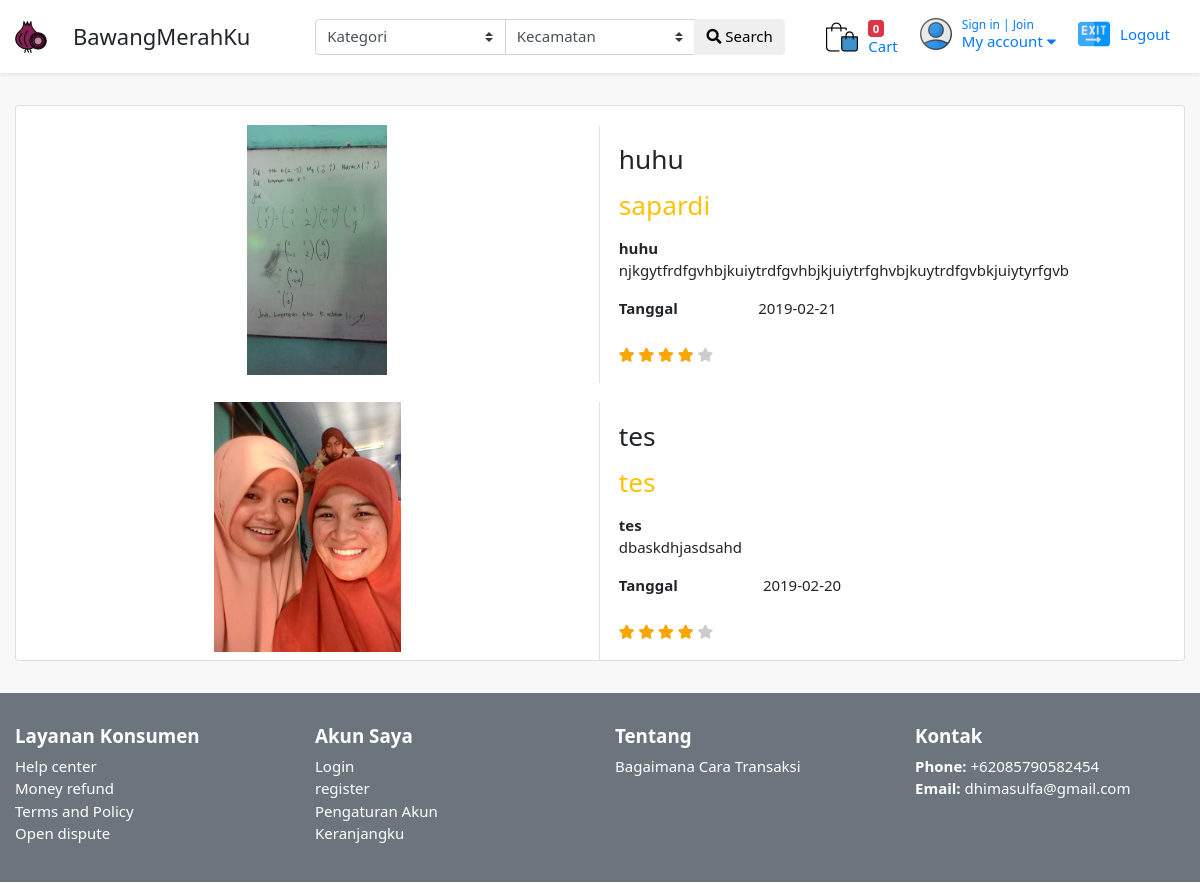
Page /index.php/tengkulak/news on the committed database.
### tables this page shows
CREATE TABLE `news` (
  `news_id` int(11) NOT NULL,
  `news_judul` varchar(255) NOT NULL,
  `news_deskripsi` text NOT NULL,
  `news_tgl` date NOT NULL,
  `news_penulis` varchar(100) NOT NULL,
  `news_gambar` varchar(255) NOT NULL
);

### application/controllers/tengkulak/News.php (called while the page is built, shortened)
<?php
class News extends CI_Controller {
    public function __construct()
    {
        $this->load->model("tengkulak_model");
        $this->load->library('form_validation');
    }
    public function index()
    {
        $data["news"] = $this->tengkulak_model->getAll('news');
        $this->load->view("tengkulak/news", $data);
    }
}

### index.php (called while the page is built, shortened)
<?php
require_once BASEPATH.'core/CodeIgniter.php';

### application/models/Tengkulak_model.php (called while the page is built, shortened)
<?php defined('BASEPATH') OR exit('No direct script access allowed');
class Tengkulak_model extends CI_Model
{
    public function getAll($table)
    {
        return $this->db->get($table)->result();
    }
}

### application/views/tengkulak/news.php (the view, shortened to what this page needs)
<section class="section-content padding-y bg">
<div class="container">
<div class="card">
	<div class="card-body">
	<?php foreach ($news as $nw): ?>
	<div class="row no-gutters">
		<aside class="col-sm-6 border-right">
<article class="gallery-wrap">
<aside class="col-sm-12">
	<div class="img-wrap"><img src="<?php echo base_url('/upload/product/').$nw->news_gambar ?>" height="250"></div>
</aside>
</article>
		</aside>
		<aside class="col-sm-6">
	<article class="card-body">
	<h3 class="title mb-3"><?php echo $nw->news_judul ?> </h3>
<div class="mb-3">
	<var class="price h3 text-warning">
		<span class="currency"></span><span class="num"><?php echo $nw->news_penulis ?></span>
	</var>
</div>
<dl>
  <dt><?php echo $nw->news_judul ?></dt>
  <dd><p><?php echo $nw->news_deskripsi ?> </p></dd>
</dl>
<dl class="row">
  <dt class="col-sm-3">Tanggal</dt>
  <dd class="col-sm-9"><?php echo $nw->news_tgl ?></dd>
</dl>
<div class="rating-wrap">
	<ul class="rating-stars">
		<li style="width:80%" class="stars-active">
			<i class="fa fa-star"></i> <i class="fa fa-star"></i>
			<i class="fa fa-star"></i> <i class="fa fa-star"></i>
		</li>
		<li>
			<i class="fa fa-star"></i> <i class="fa fa-star"></i>
			<i class="fa fa-star"></i> <i class="fa fa-star"></i>
			<i class="fa fa-star"></i>
		</li>
	</ul>
</div>
</article>
	</div>
</div>
<?php endforeach; ?>
</div>
</section>

### asets/assets/css/ui.css (style rules this page uses)
html { font-size: 15px; }
.img-wrap { text-align: center; display: block; }
.img-wrap img { max-width: 100%; }
.padding-y { padding-top: 32px; padding-bottom: 32px; }
var { font-style: normal; }
article:after, .form-group:after { display: block; clear: both; content: ""; }
.bg { background-color: #f8f8f8 !important; }
.no-gutters > [class*="col-"] { padding-right: 0 !important; padding-left: 0 !important; }
.card .img-wrap { overflow: hidden; }
.price-new, .price { margin-right: 5px; }
.rating-stars { margin-right: 10px; display: inline-block; vertical-align: middle; list-style: none; margin: 0; padding: 0; position: relative; line-height: 1; white-space: nowrap; clear: both; }
.rating-stars i { font-size: 14px; color: #ccc; display: inline; }
.rating-stars li { display: block; text-overflow: clip; white-space: nowrap; z-index: 1; }
.rating-stars li.stars-active { z-index: 2; position: absolute; top: 0; left: 0; overflow: hidden; }
.rating-stars li.stars-active i { color: orange; }

### rows in the picture
news: news_gambar (picture), news_judul "huhu", news_penulis "sapardi", news_deskripsi "njkgytfrdfgvhbjkuiytrdfgvhbjkjuiytrfghvbjkuytrdfgvbkjuiytyrfgvb", news_tgl "2019-02-21"
news: news_gambar (picture), news_judul "tes", news_penulis "tes", news_deskripsi "dbaskdhjasdsahd", news_tgl "2019-02-20"
